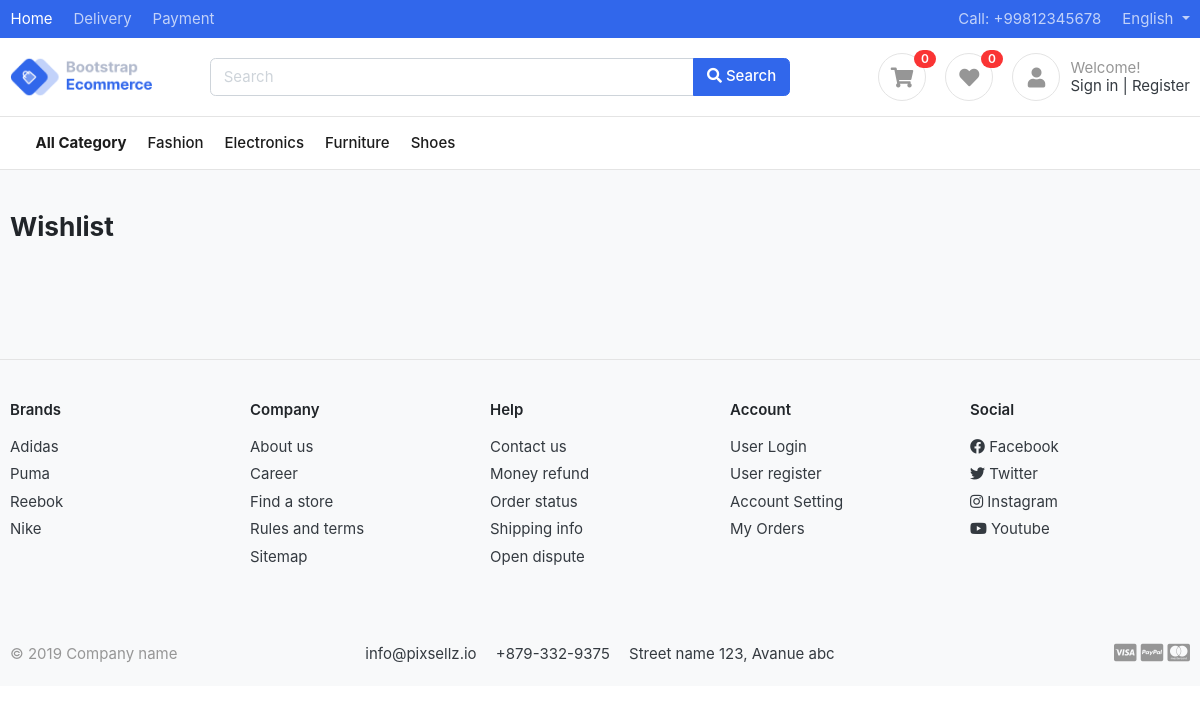
The app's page /wishlist/ with its own data.
### category/models.py (models this page shows)
class Category(models.Model):
    category_name = models.CharField(max_length=50, unique=True)
    slug = models.SlugField(max_length=100, unique=True)
    description = models.TextField(max_length=255, unique=True)
    category_image = models.ImageField(upload_to='photos/categories', blank=True) # the path where all images will be stored on upload
    date_created = models.DateTimeField(auto_now_add=True)
    class Meta:
        verbose_name = 'category'
        verbose_name_plural = 'categories'
    def get_url(self):
        return reverse('product', args=[self.slug])
    def __str__(self) -> str:
        return self.category_name

### wishlist/views.py (the view)
# urls.py: path('wishlist/', include('wishlist.urls')),
def wishlist(request, quantity=0):
    wishlistItems = ''
    try:
        if request.user.is_authenticated:
            wishlistItems = Wishlist_Items.objects.filter(user=request.user)
        else:
            wishlist = Wishlist.objects.get(wishlist_id = get_wishlist_id(request))
            wishlistItems = Wishlist_Items.objects.filter(wishlist=wishlist, is_active=True)
        for wishlistItem in wishlistItems:
            quantity += wishlistItem.quantity
    except ObjectDoesNotExist:
        pass
    data = {
        'quantity': quantity,
        'wishlistItems': wishlistItems
    }
    return render(request,'wishlist.html', data)

### cart/context_processors.py (called while the page is built)
def get_count_of_items_in_cart(request):
    cart_count = 0
    if 'admin' in request.path:
        return {}
    else:
        try:
            cart = Cart.objects.filter(cart_id = views.get_cart_id(request))
            if request.user.is_authenticated:
                cartitems = CartItem.objects.all().filter(user=request.user)
            else:
                cartitems = CartItem.objects.all().filter(cart=cart[:1])
            for cartitem in cartitems:
                cart_count += 1
        except cart.DoesNotExist:
            cart_count = 0
    return {'cart_count': cart_count
           }

### cart/views.py (called while the page is built)
def get_cart_id(request): # private method
    cart = request.session.session_key
    if not cart:
        cart = request.session.create()
    return cart  # returns the cart id

### category/context_processors.py (called while the page is built)
def menu_links(request):
    links = Category.objects.all()
    print('LINK', dict(links=links))
    return dict(links=links)

### wishlist/context_processors.py (called while the page is built)
def get_count_of_items_in_wishlist(request):
    wishlist_count = 0
    if 'admin' in request.path:
        return {}
    else:
        try:
            if request.user.is_authenticated:
                wishlistitems = Wishlist_Items.objects.all().filter(user=request.user)
            else:
                wishlist = Wishlist.objects.filter(wishlist_id = views.get_wishlist_id(request))
                wishlistitems = Wishlist_Items.objects.all().filter(wishlist=wishlist[:1])
            for items in wishlistitems:
                wishlist_count += 1
        except wishlist.DoesNotExist:
            wishlist_count = 0
    return {'wishlist_count': wishlist_count
           }

### wishlist/views.py (called while the page is built)
def get_wishlist_id(request): # gets the wishlist session
    wishlist = request.session.session_key
    if not wishlist:
        wishlist = request.session.create()
    return wishlist

### templates/wishlist.html (shortened to what this page needs)
{% extends 'base.html'%}
{% load static %}
{% block content %}
<section class="section-content padding-y bg">
    <div class="container">
        <h3 class="title-page">Wishlist</h3>
        <br>
    </div>
    <br>
    <br>
</section>
</body>
</html>
{% endblock %}

### templates/navbar.html (shortened to what this page needs)
{% load static %}
<header class="section-header">
    <nav class="navbar navbar-dark navbar-expand p-0 bg-primary">
        <div class="container">
            <ul class="navbar-nav d-none d-md-flex mr-auto">
                <li class="nav-item"><a class="nav-link" href="#">Home</a></li>
                <li class="nav-item"><a class="nav-link" href="#">Delivery</a></li>
                <li class="nav-item"><a class="nav-link" href="#">Payment</a></li>
            </ul>
            <ul class="navbar-nav">
                <li class="nav-item"><a href="#" class="nav-link"> Call: +99812345678 </a></li>
                <li class="nav-item dropdown">
                    <a href="#" class="nav-link dropdown-toggle" data-toggle="dropdown"> English </a>
                </li>
            </ul>
        </div>
    </nav>
    <section class="header-main border-bottom">
        <div class="container">
            <div class="row align-items-center">
                <div class="col-lg-2 col-6">
                    <a href="{% url 'home'%}" class="brand-wrap">
                        <img class="logo" src="{% static 'images/logo.png'%}">
                    </a>
                </div>
                <div class="col-lg-6 col-12 col-sm-12">
                    <form action="{% url 'search' %}" class="search" method="GET">
                        <div class="input-group w-100">
                            <input type="text" class="form-control" placeholder="Search" name="keyword">
                            <div class="input-group-append">
                                <button class="btn btn-primary" type="submit">
                                    <i class="fa fa-search"></i> Search
                                </button>
                            </div>
                        </div>
                    </form>
                </div>
                <div class="col-lg-4 col-sm-6 col-12">
                    <div class="widgets-wrap float-lg-right">
                        <div class="widget-header  mr-3">
                            <a href="{% url 'cart' %}" class="icon icon-sm rounded-circle border"><i
                                    class="fa fa-shopping-cart"></i></a>
                            <span class="badge badge-pill badge-danger notify">{{cart_count}}</span>
                        </div>
                        <div class="widget-header  mr-3">
                            <a href="{% url 'wishlist' %}" data-original-title="View Wishlist" class="icon icon-sm rounded-circle border"><i class="fa fa-heart"></i></a>
                            <span class="badge badge-pill badge-danger notify">{{wishlist_count}}</span>
                        </div>
                        <div class="widget-header icontext">
                            <a href="#" class="icon icon-sm rounded-circle border"><i class="fa fa-user"></i></a>
                            {% if user.id is None %}
                            <div class="text">
                                <span class="text-muted">Welcome!</span>
                                <div>
                                    <a href="{% url 'login' %}">Sign in</a> |
                                    <a href="{% url 'register' %}"> Register</a>
                                </div>
                            </div>
                            {% endif %}
                        </div>
                    </div>
                </div>
            </div>
        </div>
    </section>
</header>
<nav class="navbar navbar-main navbar-expand-lg navbar-light border-bottom">
    <div class="container">
        <div class="collapse navbar-collapse" id="main_nav">
            <ul class="navbar-nav">
                <li class="nav-item">
                    <a class="nav-link" href="{% url 'general_product_page' %}"><b>All Category</b></a>
                </li>
                {% for category in links %}
                <li class="nav-item">
                    <a class="nav-link" href="{{category.get_url}}">{{category.category_name}} </a>
                </li>
                {% endfor %}
            </ul>
        </div>
    </div>
</nav>

### static/css/ui.css (style rules this page uses)
html { font-family: "Inter", sans-serif; font-size: 15px; }
.icon-xs, .icon-sm, .icon-md, .icon-lg { display: inline-block; text-align: center; flex-shrink: 0; flex-grow: 0; }
.icon-sm { width: 48px; height: 48px; line-height: 48px !important; font-size: 20px; }
.padding-y { padding-top: 40px; padding-bottom: 40px; }
.bg { background-color: #f8f9fa; }
.title-page { color: #212529; }
.header-main { position: relative; padding-top: 1rem; padding-bottom: 1rem; }
.brand-wrap .logo, .navbar-brand .logo { margin-right: 7px; max-height: 42px; display: inline-block; }
.navbar-main .nav-link { font-weight: 500; color: #1c1c1c; }
.widget-header { display: inline-block; vertical-align: middle; position: relative; }
.widget-header a { color: #343a40; }
.widget-header i { color: #969696; }
.widget-header .notify { position: absolute; top: -3px; right: -10px; }
.icontext { display: inline-flex; align-items: center; vertical-align: middle; }
.icontext .text { width: 100%; line-height: 1.2; }
.icontext .icon { position: relative; margin-right: 10px; flex-shrink: 0; flex-grow: 0; }
.notify { position: absolute; top: -4px; right: -10px; display: inline-block; padding: 0.25em 0.6em; font-size: 12px; line-height: 1; text-align: center; border-radius: 3rem; color: #fff; background-color: #fa3434; }

### records on screen
Category: category_name "Fashion"
Category: category_name "Electronics"
Category: category_name "Furniture"
Category: category_name "Shoes"

### other values on screen
{{ cart_count }} "0"
{{ wishlist_count }} "0"
